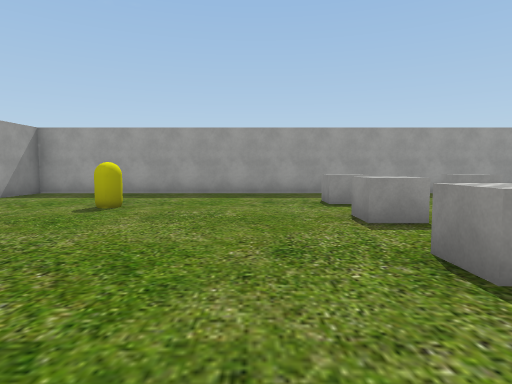
[1] (above)

16 first-person views from a walk through a Unity game level. The camera is 1.5 m above the floor, tilts 4° down and sees 75° across. The floor is counted in squares, 2 m on a side. Each view is taken from the middle of a square. On the plan, view 1 faces up. The plan holds only what a view shows up to about 11 squares ahead; the rest is blank. The place goes on beyond the plan. The player is left out. Some surface patterns are stand-ins.

[2]
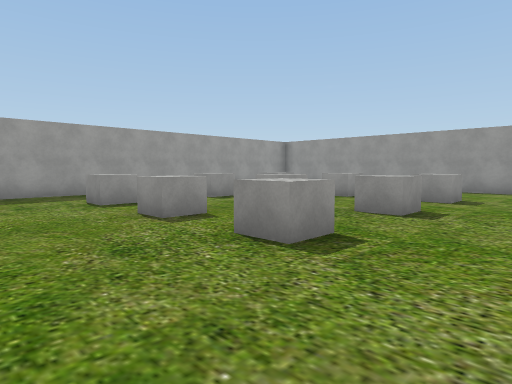

[3]
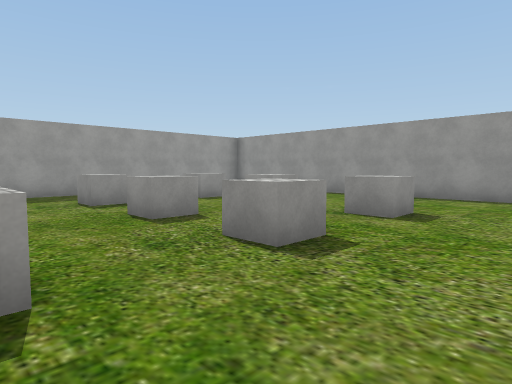

[4]
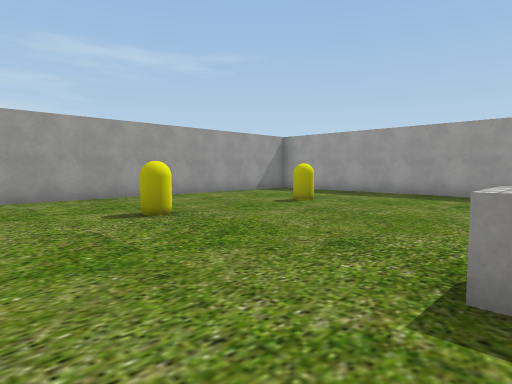

[5]
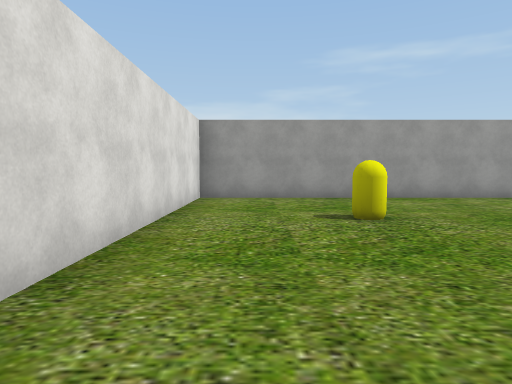

[6]
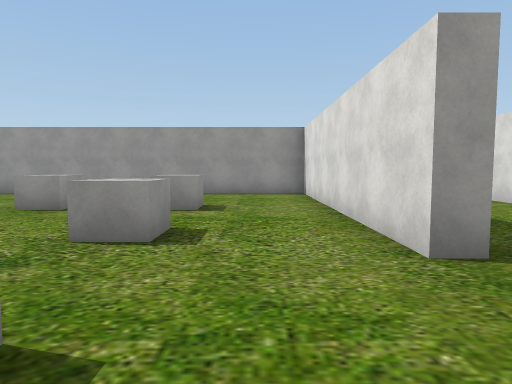

[7]
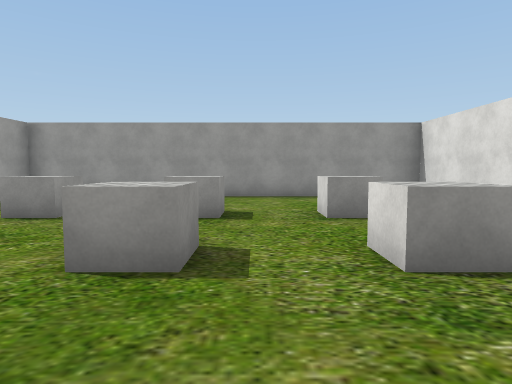

[8]
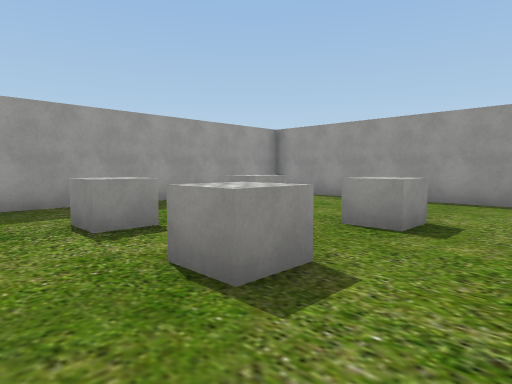

[9]
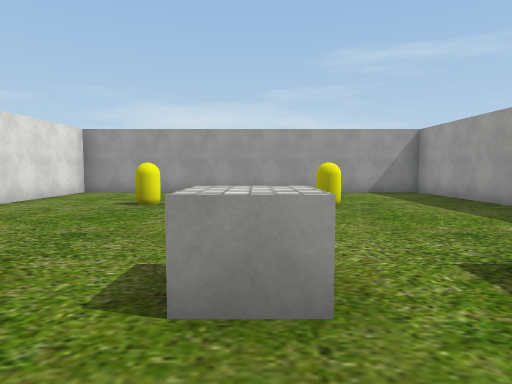

[10]
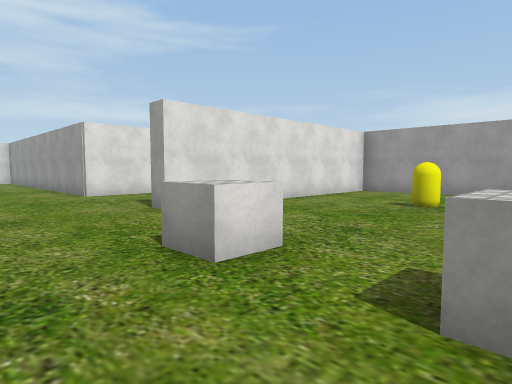

[11]
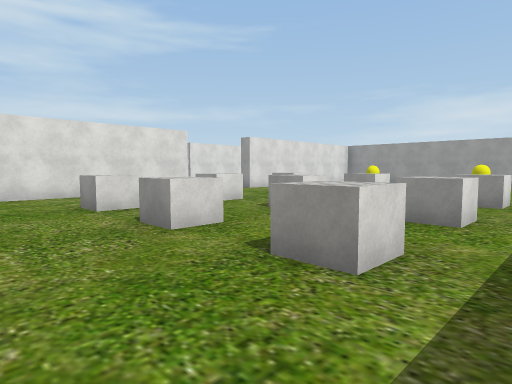

[12]
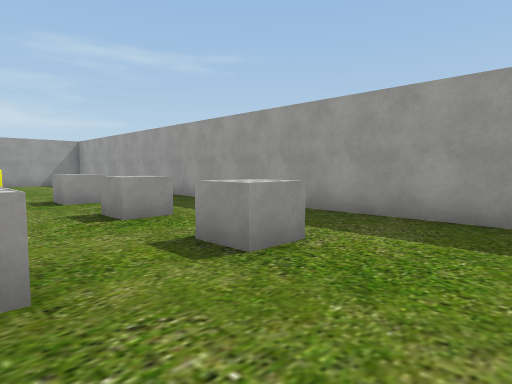

[13]
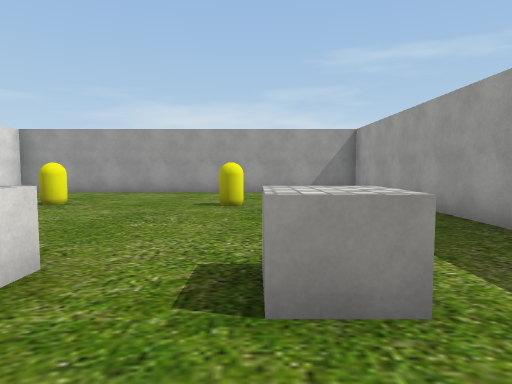

[14]
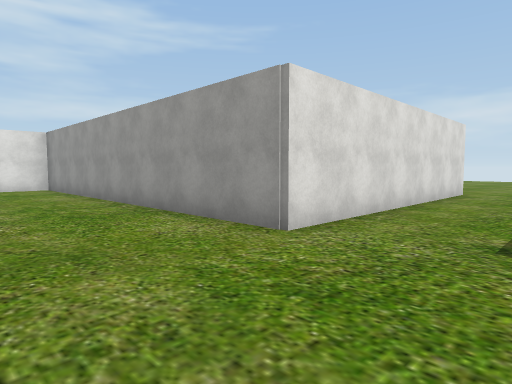

[15]
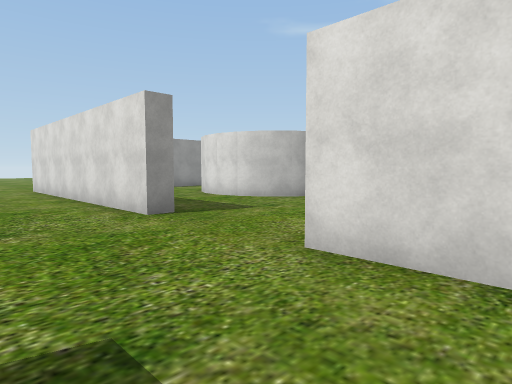

[16]
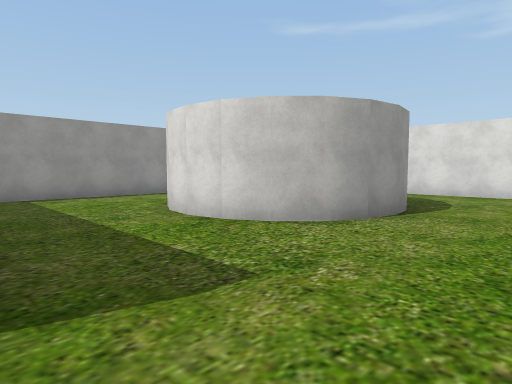

### Floor plan
Points are (right, up) in squares from view 1. A wall is a line through its corners. A room is listed if a view was taken in it or the views show most of it. See-through windows are left out.
Room 1 (views 1, 2, 3, 4, 5, 6, 7, 8, 9, 10, 11, 12, 13)
walls: (3.7, -0.4) (11.1, -0.4) (11.1, 10.2) (-6.6, 10.2) (-6.6, -0.4) (0.9, -0.4)
ways out: opening at (2, -0.7) to room 2
objects: yellow capsule (-3, 3); yellow capsule (-3, 6); cube (2, 2) to (2, 3); cube (2, 5); cube (2, 7) to (2, 8); cube (5, 2) to (5, 3); cube (5, 5); cube (5, 7) to (5, 8); cube (7, 2) to (7, 3); cube (7, 5); cube (7, 7) to (7, 8)
Room 2 (views 14, 15, 16)
walls: (3.7, -1) (3.7, -0.4); (0.9, -0.4) (0.9, -1); (4, -5.1) (4, -4.6) (11.9, -4.6); (-6.9, -4.6) (0.9, -4.6) (0.9, -14.5); (4.3, -11.2) (4.2, -10.5) (4.3, -9.7) (4.7, -9) (5.2, -8.5) (5.9, -8.2) (6.6, -8) (7.4, -8.2) (8.1, -8.5); (11.3, -10.4) (11.3, -6.1); (1.6, -15.3) (5.9, -15.3)
ways out: opening at (2, -0.7) to room 1

Where each view was taken, in squares from view 1:
view 1: 0 up, 0 right, facing up
view 2: 0 up, 1 left, facing up-right
view 3: 0 up, 2 right, facing up-right
view 4: 0 up, 2 right, facing up-left
view 5: 1 up, 2 right, facing left
view 6: 1 up, 1 right, facing right
view 7: 4 up, 2 right, facing right
view 8: 3 up, 3 right, facing up-right
view 9: 5 up, 4 right, facing left
view 10: 5 up, 4 right, facing down-left
view 11: 9 up, 10 right, facing down-left
view 12: 5 up, 10 right, facing up-left
view 13: 7 up, 4 right, facing left
view 14: 2 down, 4 right, facing down-left
view 15: 2 down, 1 left, facing down-right
view 16: 5 down, 2 right, facing down-right
